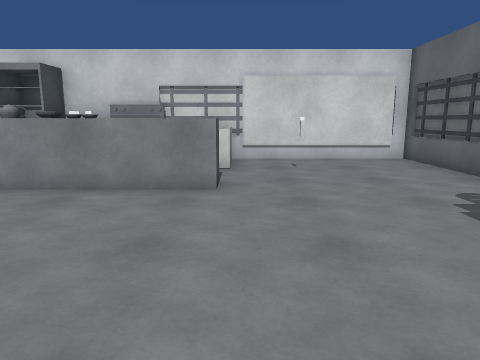
view 1 (above)

16 first-person views from a walk through a scene from a Unity 3-D project. The camera is 1.3 m above the floor, tilts 10° down and sees 70° across. The floor is counted in squares, 0.95 m on a side. Each view is taken from the middle of a square. On the plan, view 1 faces up. The plan holds only what a view shows up to about 15 squares ahead; the rest is blank. The player character is not drawn. Door leaves are left out, so doorways stand open. Surface patterns are stand-ins for the level's own textures.

view 2
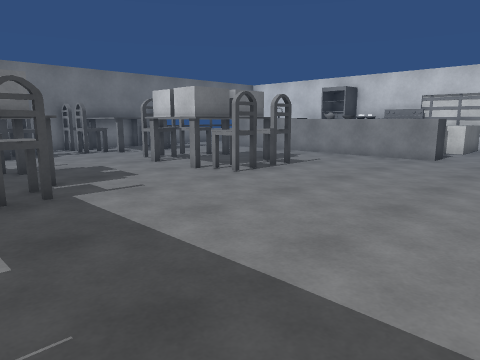

view 3
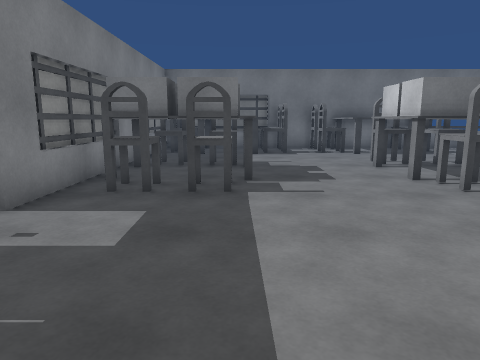

view 4
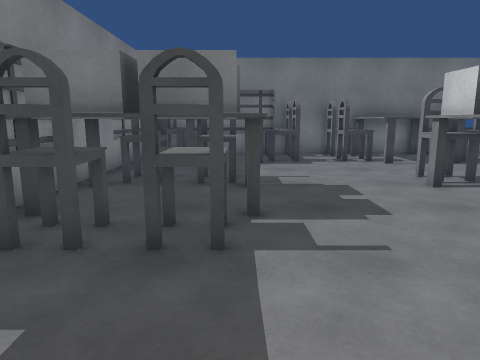

view 5
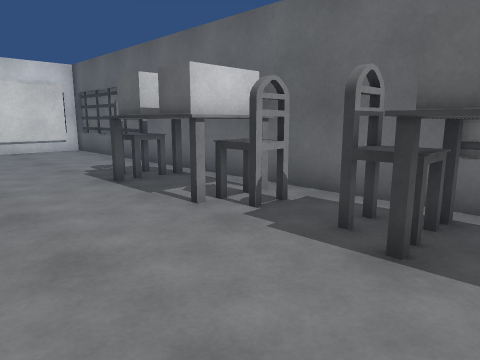

view 6
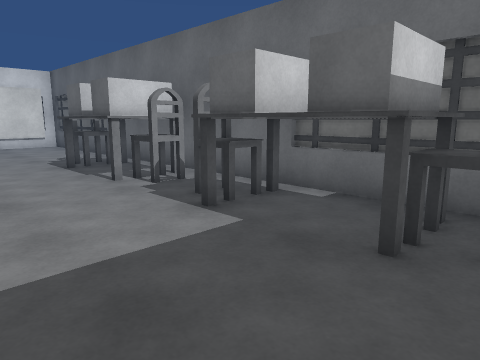

view 7
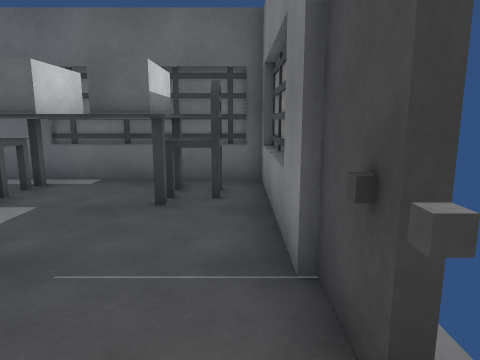

view 8
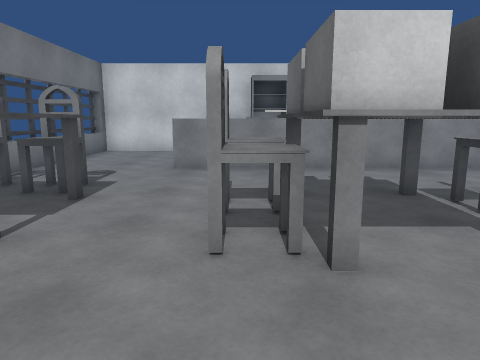

view 9
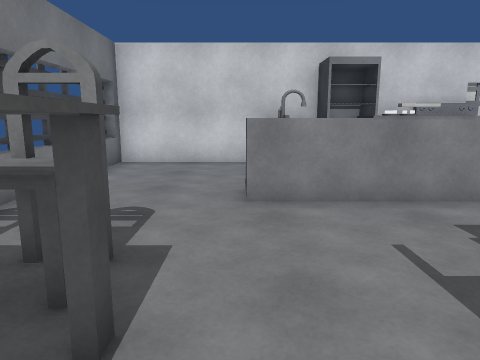

view 10
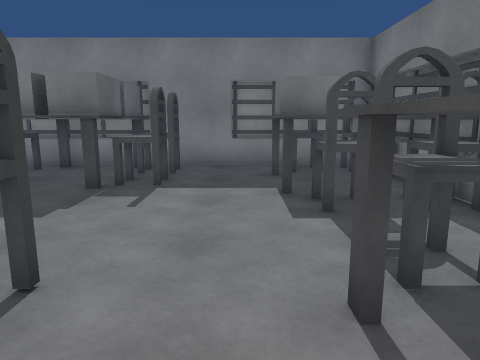

view 11
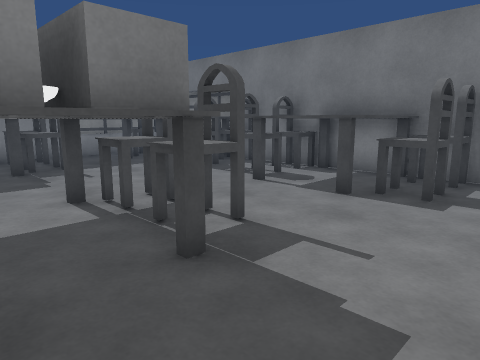

view 12
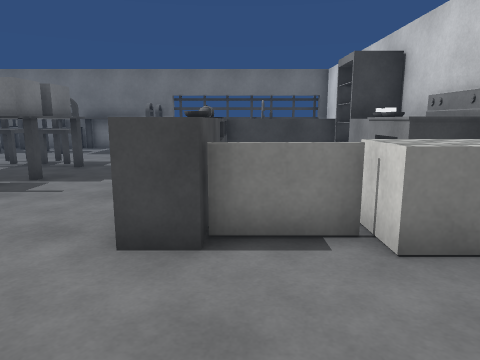

view 13
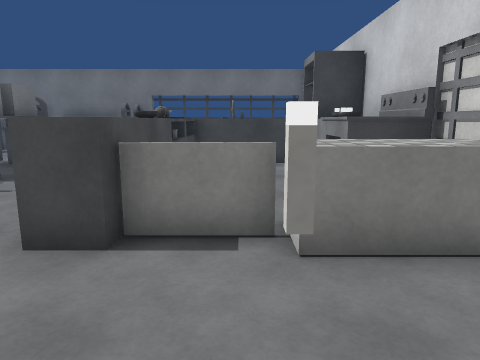

view 14
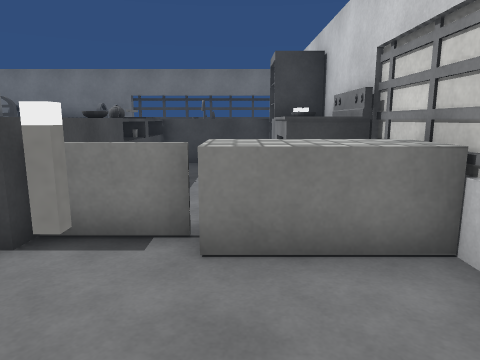

view 15
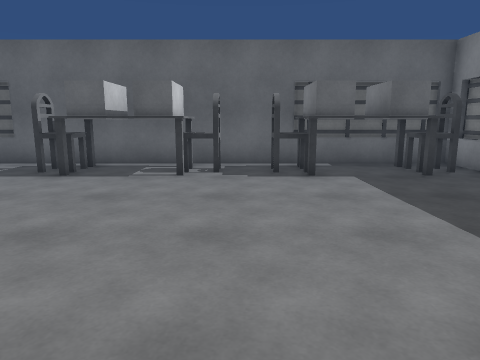

view 16
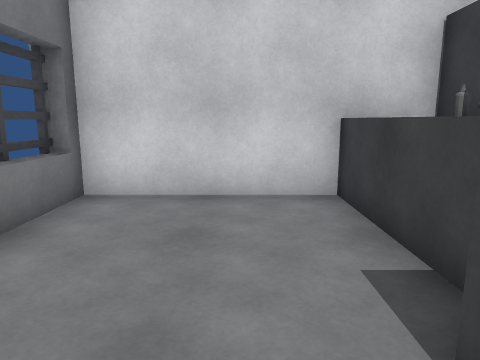

### Floor plan
Key: @ floor where view 1 was taken; # wall or solid block; . floor; D open door; = window, fence, low wall or low ledge; ^ raised ledge; B block; W bowl; C chair; T table; O other object.
Columns run from 14 left of view 1 to 6 right of it. Each row starts with its distance up from view 1.
 12 #############B#######
 11 =....^^DOO^^ B......#
 10 =....^^..... B......#
  9 =....^^......=..O...#
  8 =....^^  ##  =......#
  7 =...^^^^^OW^^^......#
  6 #...................#
  5 #...................#
  4 ##^...............C.#
  3 #TTT..CCTT........TT#
  2 #  T..CCTTC.......TT#
  1 #TTT..CCTTC.......TT#
  0 #TT....CTT....@...C.#
 -1 #...................#
 -2 ##^...............C.#
 -3 #TTT..............CT#
 -4 #  T..CCTTC.......TT#
 -5 # TT..CCTTC.......TT#
 -6 #TTT..CCTTC.......CC#
 -7 ##^....T T..........#
 -8 ############DD#######

Positions as (right, up) in squares from view 1, and headings:
1: (0, 0), facing up
2: (3, -6), facing up-left
3: (3, -4), facing left
4: (0, -4), facing left
5: (0, -4), facing up-right
6: (0, -7), facing up-right
7: (-2, -7), facing right
8: (-8, -3), facing up
9: (-10, 1), facing up
10: (-10, 3), facing down
11: (-5, 6), facing down-left
12: (3, 8), facing left
13: (3, 9), facing left
14: (3, 10), facing left
15: (-5, -1), facing right
16: (-11, 6), facing up
